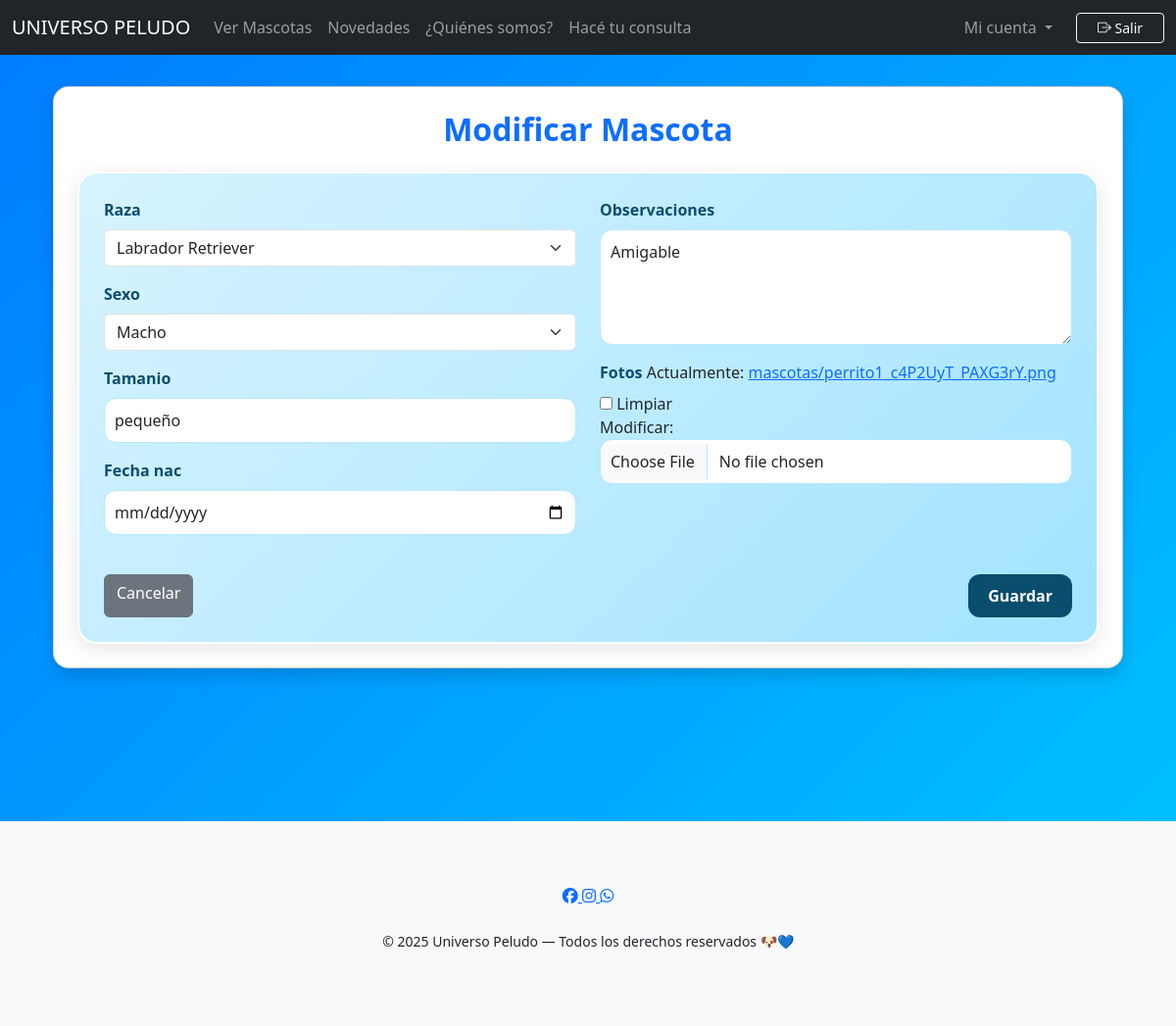
The app's page /modificar_mascota/11/ (signed in), older data.
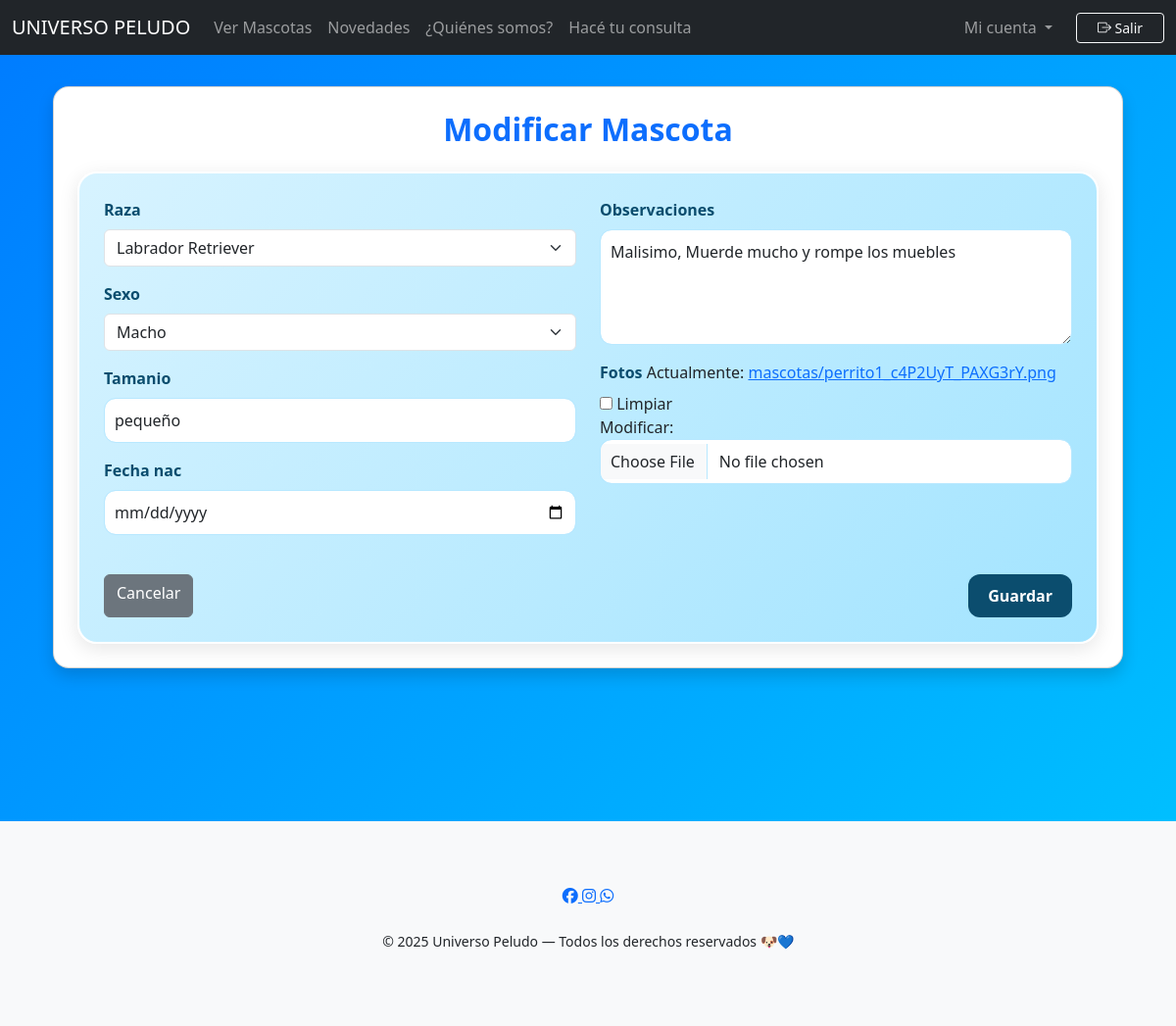
The same page, newer data.
### apps/core/models.py (models this page shows, shortened)
class Mascotas(models.Model):
    raza = models.ForeignKey(Raza, on_delete=models.SET_NULL, null=True, blank=True, related_name="mascotas")
    sexo = models.CharField(max_length= 6, choices = SEXO_CHOICES)
    tamanio = models.CharField(max_length=80)
    observaciones = models.CharField(max_length=200)
    fecha_nac = models.DateField()
    created_at = models.DateTimeField(auto_now_add=True)
    updated_at = models.DateTimeField(auto_now=True)
    fotos = models.ImageField(upload_to='mascotas/', blank=True, null=True) #nuevo campo para agregar imagenes
    estado_inicial=models.CharField(max_length=200, blank=True, null=True)#estado inicial para el seguimiento de adopcion

### apps/core/views.py (the view)
# urls.py: path('modificar_mascota/<int:mascota_id>/', modificar_mascota, name='modificar_mascota'),
@login_required(login_url='/login/')
def modificar_mascota(request, mascota_id):
    mascota = get_object_or_404(Mascotas, id=mascota_id)
    if request.method == 'POST':
        form = MascotasForm(request.POST, instance=mascota)
        if form.is_valid():
            form.save()
            return redirect('listar_mascotas')
    else:
        form = MascotasForm(instance=mascota)
    return render(request, 'admin/mascotas/modificarMascota.html', {'form': form})

### apps/core/forms.py
class MascotasForm(forms.ModelForm):
    class Meta:
        model = Mascotas
        fields = ["raza","sexo","tamanio","fecha_nac","observaciones", "fotos"]
        widgets = {
            'raza': forms.Select(attrs={'class':'form-select'}),
            'sexo': forms.Select(attrs={'class':'form-select'}),
            'tamanio': forms.TextInput(attrs={'class':'form-control'}),
            'fecha_nac': forms.DateInput(attrs={'class':'form-control', 'type':'date'}),
            'observaciones': forms.Textarea(attrs={'class':'form-control','rows':4}),
            'fotos': forms.ClearableFileInput(attrs={'class':'form-control'}),
        }

### apps/core/models.py (called while the page is built)
    def __str__(self):
        return f"{self.nombre}"

### apps/core/templates/admin/mascotas/modificarMascota.html (shortened to what this page needs)
{% extends 'base.html' %}
{% block content %}
<div class="container py-5" style="min-height:80vh;">
    <div class="card shadow rounded-4 p-4" style="width: 100%; background-color:#ffffff;">
        <h2 class="fw-bold mb-4 text-center text-primary">Modificar Mascota</h2>
        <form method="post" enctype="multipart/form-data">
            <div class="row">
                <div class="col-md-6 col-12">
                    {% for field in form %}
                        {% if field.name != "fotos" and field.name != "observaciones" %}
                            <div class="mb-3">
                                <label class="form-label fw-semibold">{{ field.label }}</label>
                                {{ field }}
                            </div>
                        {% endif %}
                    {% endfor %}
                </div>
                <div class="col-md-6 col-12">
                    {% for field in form %}
                        {% if field.name == "fotos" or field.name == "observaciones" %}
                            <div class="mb-3">
                                <label class="form-label fw-semibold">{{ field.label }}</label>
                                {{ field }}
                            </div>
                        {% endif %}
                    {% endfor %}
                </div>
            </div>
            <div class="d-flex justify-content-between mt-4">
                <a href="{% url 'listar_mascotas' %}" class="btn btn-secondary">Cancelar</a>
                <button type="submit" class="btn btn-primary">Guardar</button>
            </div>
        </form>
    </div>
</div>
{% endblock %}

Row changes from the older to the newer data that the page shows:
changed Mascotas "Labrador Retriever": observaciones "Amigable" → "Malisimo, Muerde mucho y rompe los muebles"
